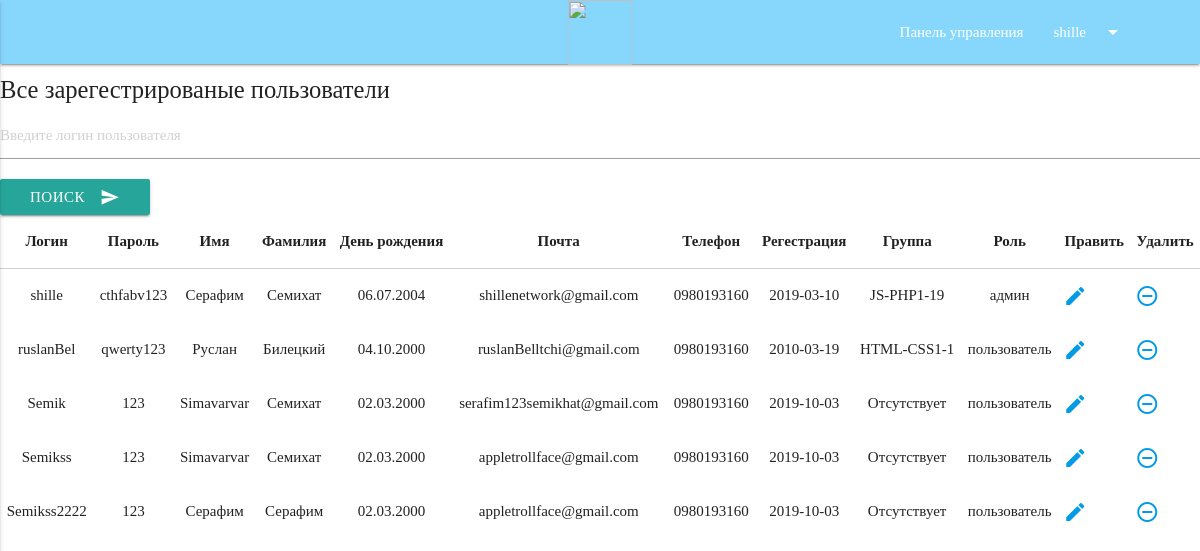
The page /resources/views/account/admin-user.php (signed in) on the database its author committed.
### tables this page shows
CREATE TABLE `users` (
  `id` int(11) NOT NULL,
  `login` varchar(255) NOT NULL,
  `password` varchar(255) NOT NULL,
  `name` varchar(255) DEFAULT NULL,
  `surname` varchar(255) NOT NULL,
  `birth_date` varchar(255) NOT NULL,
  `email` varchar(255) NOT NULL,
  `tel` varchar(255) NOT NULL,
  `registration_date` date NOT NULL,
  `group_id` varchar(255) NOT NULL DEFAULT 'Отсутствует',
  `role_id` int(11) NOT NULL
);

### app/Connection.php (called while the page is built, shortened)
<?php
class Connection {
    private $connection;
    private $host = 'localhost';
    private $user = 'root';
    private $pass = '';
    private $db = 'test_kit';
    public function __construct() {
        $this->connection = new mysqli($this->host, $this->user, $this->pass, $this->db);
    }
    public function query($sql) {
        return $this->connection->query($sql);
    }
}

### app/UserObject.php (called while the page is built, shortened)
<?php
class UserObject extends User{
    private $table = '`users`';
    public function dateUser($id,$user_row) {
        $selectDateUSer = parent::query("SELECT * FROM " . $this->table . " WHERE id = '$id'");
        while ($row = $selectDateUSer->fetch_row()) {
            return $row[$user_row];
        }
    }
}

### app/User.php (called while the page is built, shortened)
<?php
class User extends AbstractModel{
    private $table = '`users`';
    public function AllTable(){
        return parent::query("SELECT * FROM " . $this->table);
    }
}

### resources/views/account/admin-user.php (the view, shortened to what this page needs)
<?php
$user = new UserObject();
$id = $_SESSION['user'][0];
?>
<?php if($user->dateUser($id,10) == 3):?>
<?php require "../layouts/adminnav.php"; ?>
    <div id="test1" class="col s12">
        <h5>Все зарегестрированые пользователи</h5>
        <table class="highlight">
            <form action="admin-user.php" method="post">
                <input name="search" placeholder="Введите логин пользователя" type="text" required>
                <button class="btn waves-effect waves-light" type="submit" name="action">Поиск
                    <i class="material-icons right">send</i>
                </button>
            </form>
            <thead>
            <tr>
                <th>Логин</th>
                <th>Пароль</th>
                <th>Имя</th>
                <th>Фамилия</th>
                <th>День рождения</th>
                <th>Почта</th>
                <th>Телефон</th>
                <th>Регестрация</th>
                <th>Группа</th>
                <th>Роль</th>
                <th>Править</th>
                <th>Удалить</th>
            </tr>
            </thead>
            <tbody>
            <?php
            $users = $user->AllTable();
            while ($user = $users->fetch_row()) {
            ?>
            <tr>
                <td><?php  echo $user[1]; ?></td>
                <td><?php  echo $user[2]; ?></td>
                <td><?php  echo $user[3]; ?></td>
                <td><?php  echo $user[4]; ?></td>
                <td><?php  echo $user[5]; ?></td>
                <td><?php  echo $user[6]; ?></td>
                <td><?php  echo $user[7]; ?></td>
                <td><?php  echo $user[8]; ?></td>
                <td><?php  echo $user[9]; ?></td>
                <td>
                <?php  if($user[10] == '3') {
                    echo 'админ';
                }if ($user[10] == '2'){
                }if ($user[10] == '1'){
                    echo 'пользователь';
                }
                ?></td>
                <td><a href="edit/edit.php?id=<?php echo $user[0]; ?>" class="btn-user"><i class="material-icons left">edit</i></a></td>
                <td><a href="?del_user=<? echo $user[0]; ?>"><i class="material-icons left">remove_circle_outline</i></a></td>
            </tr>
            <?php } ?>
            </tbody>
        </table>
    </div>
<?php endif; ?>

### resources/views/layouts/adminnav.php (shortened to what this page needs)
<!doctype html>
<html lang="en">
<head>
    <link type="text/css" rel="stylesheet" href="/public/css/materialize.min.css"  media="screen,projection"/>
    <link rel="stylesheet" href="/public/css/style.css">
</head>
<body>
<nav>
    <div class="container">
        <div class="nav-wrapper">
            <a href="#" class="brand-logo center"><img src="http://kitit.com.ua/wp-content/uploads/2018/12/cropped-logo_kit_w-1.png" width="65" height="65" alt=""></a>
            <ul id="nav-mobile" class="right hide-on-med-and-down">
                <li><a href="/resources/views/account/hub-test.php">Панель управления</a></li>
                <li><a class="dropdown-button" href="#!" data-activates="dropdown1"><?php echo $_SESSION['user'][1] ?><i class="material-icons right">arrow_drop_down</i></a></li>
            </ul>
        </div>
    </div>
</nav>

### public/css/style.css (style rules this page uses)
html { font-family: Calibri; }
td, th, tr { text-align: center; }
nav { background-color: #87d7fc; }

### rows shown on the page
users: login "shille", password "cthfabv123", name "Серафим", surname "Семихат", birth_date "06.07.2004", email "shillenetwork@gmail.com", tel "0980193160", registration_date "2019-03-10", group "JS-PHP1-19", shows "админ"
users: login "ruslanBel", password "qwerty123", name "Руслан", surname "Билецкий", birth_date "04.10.2000", email "ruslanBelltchi@gmail.com", tel "0980193160", registration_date "2010-03-19", group "HTML-CSS1-1", shows "пользователь"
users: login "Semik", password "123", name "Simavarvar", surname "Семихат", birth_date "02.03.2000", email "serafim123semikhat@gmail.com", tel "0980193160", registration_date "2019-10-03", group "Отсутствует", shows "пользователь"
users: login "Semikss", password "123", name "Simavarvar", surname "Семихат", birth_date "02.03.2000", email "appletrollface@gmail.com", tel "0980193160", registration_date "2019-10-03", group "Отсутствует", shows "пользователь"
users: login "Semikss2222", password "123", name "Серафим", surname "Серафим", birth_date "02.03.2000", email "appletrollface@gmail.com", tel "0980193160", registration_date "2019-10-03", group "Отсутствует", shows "пользователь"

### other values the page prints
$_SESSION['user'][1] "shille"
